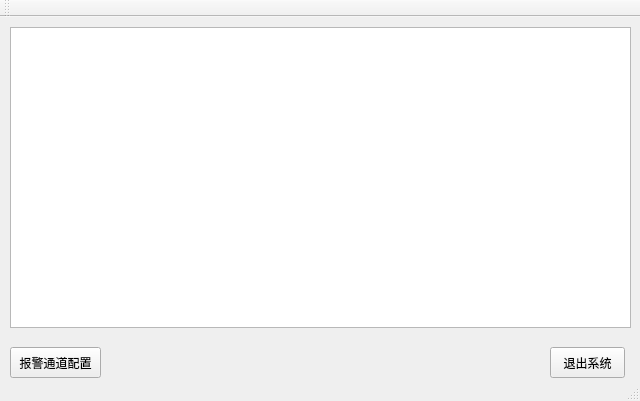
<?xml version="1.0" encoding="UTF-8"?>
<ui version="4.0">
 <class>MainWindow</class>
 <widget class="QMainWindow" name="MainWindow">
  <property name="geometry">
   <rect>
    <x>0</x>
    <y>0</y>
    <width>640</width>
    <height>401</height>
   </rect>
  </property>
  <property name="windowTitle">
   <string>MainWindow</string>
  </property>
  <widget class="QWidget" name="centralWidget">
   <widget class="QPushButton" name="Btn_Quit">
    <property name="geometry">
     <rect>
      <x>550</x>
      <y>330</y>
      <width>75</width>
      <height>31</height>
     </rect>
    </property>
    <property name="text">
     <string>退出系统</string>
    </property>
   </widget>
   <widget class="QPushButton" name="Btn_Alarm">
    <property name="geometry">
     <rect>
      <x>10</x>
      <y>330</y>
      <width>91</width>
      <height>31</height>
     </rect>
    </property>
    <property name="text">
     <string>报警通道配置</string>
    </property>
   </widget>
   <widget class="QTextBrowser" name="Txt_Log">
    <property name="geometry">
     <rect>
      <x>10</x>
      <y>10</y>
      <width>621</width>
      <height>301</height>
     </rect>
    </property>
   </widget>
  </widget>
  <widget class="QToolBar" name="mainToolBar">
   <attribute name="toolBarArea">
    <enum>TopToolBarArea</enum>
   </attribute>
   <attribute name="toolBarBreak">
    <bool>false</bool>
   </attribute>
  </widget>
  <widget class="QStatusBar" name="statusBar"/>
  <action name="actionQ">
   <property name="text">
    <string>Quit</string>
   </property>
  </action>
  <action name="actionAbout">
   <property name="text">
    <string>About</string>
   </property>
  </action>
 </widget>
 <layoutdefault spacing="6" margin="11"/>
 <resources/>
 <connections/>
</ui>
